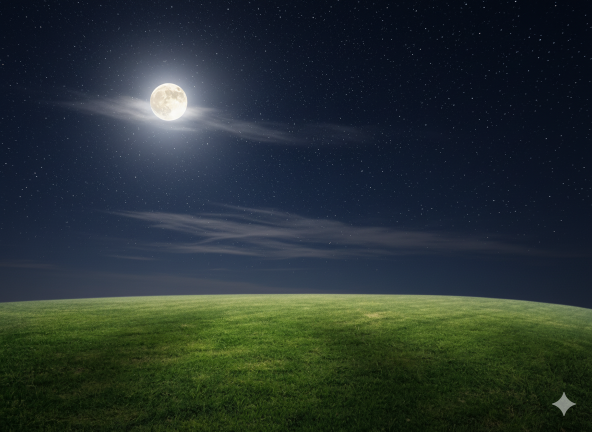
#> input picture wiese_night/Generated Image October 21, 2025 - 2_33PM.png, 1184 x 864 px (shown at 1/2 size); its folder holds 3 pictures in this run
$ python morning_video.py
#> lines starting #> are read from the running program, lines starting #| are printed output that depends on the picture
import os
import cv2
import random
import subprocess
import numpy as np
from tqdm import tqdm

# --- Configuration ---
SOURCE_DIR_A = "wiese_night"  # Start with tiles from this folder
SOURCE_DIR_B = "wiese_day"  # End with tiles from this folder
OUTPUT_VIDEO_PATH = "animated_mosaic.mp4"
TILE_SIZE = (50, 50)      # The size (width, height) of each tile
OUTPUT_DIMS = (900, 1600)  # The dimensions (width, height) of the final video
HORIZON_RATIO = 0.6       # Where to place the horizon (0.0=top, 1.0=bottom)

# --- Video Animation Configuration ---
VIDEO_DURATION_SECONDS = 180  # 3 minutes
FPS = 30
# Rate of tiles to replace per frame (starts low, ends high)
START_REPLACEMENT_RATE = 0.2
END_REPLACEMENT_RATE = 5


def load_source_images(directory, tile_height, tile_width):
    """Loads and validates images from a given directory."""
#> called with directory = 'wiese_night', tile_height = 50, tile_width = 50
    if not os.path.exists(directory):
        print(f"Error: Source directory '{directory}' not found.")
        return []

    source_paths = [os.path.join(directory, f) for f in os.listdir(directory) if os.path.isfile(os.path.join(directory, f))]
    if not source_paths:
        print(f"Error: No images found in '{directory}'.")
        return []

    source_images = [cv2.imread(p) for p in source_paths]
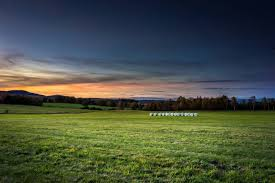
#> input picture wiese_night/download (1).jpeg, 275 x 183 px
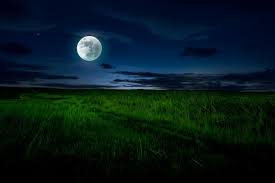
#> input picture wiese_night/download.jpeg, 275 x 183 px
#> source_images = 3 items
    valid_images = [img for img in source_images if img is not None and img.shape[0] >= tile_height and img.shape[1] >= tile_width]
#> valid_images = 3 items
    print(f"Loaded {len(valid_images)} valid source images from '{directory}'.")
#| Loaded 3 valid source images from 'wiese_night'.
    return valid_images


def get_random_tile(source_images, is_sky_tile):
    """Gets a random tile crop from the appropriate region of a random source image."""
    tile_width, tile_height = TILE_SIZE
    if not source_images:
        # Return a black tile if the source list is empty
        return np.zeros((tile_height, tile_width, 3), dtype=np.uint8)

    source_img = random.choice(source_images)
    source_h, source_w, _ = source_img.shape
    source_horizon_y = int(source_h * HORIZON_RATIO)

    if is_sky_tile:
        sample_min_y, sample_max_y = 0, max(0, source_horizon_y - tile_height)
    else:  # Field
        sample_min_y, sample_max_y = min(
            source_horizon_y, source_h - tile_height), source_h - tile_height

    if sample_min_y >= sample_max_y:
        # Fallback in case a region is too small, try again
        return get_random_tile(source_images, is_sky_tile)

    random_x = random.randint(0, source_w - tile_width)
    random_y = random.randint(sample_min_y, sample_max_y)
    return source_img[random_y:random_y + tile_height, random_x:random_x + tile_width]


def create_animated_mosaic():
    """
    Creates a video of a mosaic where tiles are replaced at an accelerating rate,
    transitioning from one source folder to another.
    """
    tile_width, tile_height = TILE_SIZE
    output_width, output_height = OUTPUT_DIMS

    # --- Validate Inputs & Pre-load Sources ---
    source_images_A = load_source_images(SOURCE_DIR_A, tile_height, tile_width)
#> source_images_A = 3 items
    source_images_B = load_source_images(SOURCE_DIR_B, tile_height, tile_width)

    if not source_images_A or not source_images_B:
        print("Error: Could not load images from one or both source directories. Exiting.")
        return

    # --- Create Initial Mosaic & Store Tile Positions ---
    output_image = np.zeros((output_height, output_width, 3), dtype=np.uint8)
    output_horizon_y = int(output_height * HORIZON_RATIO)
    tile_positions = []

    print("Building initial mosaic frame from source A...")
    for y in range(0, output_height, tile_height):
        for x in range(0, output_width, tile_width):
            is_sky = (y + tile_height) < output_horizon_y
            # Initial frame uses only source A
            tile = get_random_tile(source_images_A, is_sky)

            end_y, end_x = y + tile_height, x + tile_width
            if end_y <= output_height and end_x <= output_width:
                output_image[y:end_y, x:end_x] = tile
                tile_positions.append({'x': x, 'y': y, 'is_sky': is_sky})

    # --- Setup Video Writer ---
    fourcc = cv2.VideoWriter_fourcc(*'mp4v')  # Codec for .mp4
    video_writer = cv2.VideoWriter(
        OUTPUT_VIDEO_PATH, fourcc, FPS, (output_width, output_height))

    # --- Generate Video Frames ---
    total_frames = VIDEO_DURATION_SECONDS * FPS
    with tqdm(total=total_frames, desc="Generating Video") as pbar:
        for frame_num in range(total_frames):
            # Calculate progress for lerping and replacement rate
            progress = frame_num / total_frames

            # Replacement rate accelerates over time
            current_rate = START_REPLACEMENT_RATE + \
                (END_REPLACEMENT_RATE - START_REPLACEMENT_RATE) * progress

            # Probabilistically determine the number of tiles to replace
            guaranteed_replacements = int(current_rate)
            fractional_chance = current_rate - guaranteed_replacements
            additional_replacement = 1 if random.random() < fractional_chance else 0
            tiles_to_replace = guaranteed_replacements + additional_replacement

            # Randomly select and replace tiles
            for _ in range(tiles_to_replace):
                if not tile_positions:
                    continue

                # Pick a random tile position to update
                pos_info = random.choice(tile_positions)
                x, y, is_sky = pos_info['x'], pos_info['y'], pos_info['is_sky']

                # --- LERP between source folders ---
                # The chance of picking from folder B increases with progress
                if random.random() < progress:
                    selected_sources = source_images_B
                else:
                    selected_sources = source_images_A

                # Get a new random tile and place it
                new_tile = get_random_tile(selected_sources, is_sky)
                output_image[y:y+tile_height, x:x+tile_width] = new_tile

            # Write the updated frame to the video
            video_writer.write(output_image)
            pbar.update(1)

    # --- Finalize ---
    video_writer.release()
    print(f"✅ Animation complete! Video saved as '{OUTPUT_VIDEO_PATH}'.")

    # Konvertiere zu H.264 mit hoher Kompatibilität
    print("Converting video to a more compatible format with ffmpeg...")
    temp_output_path = "output_final.mp4"
    subprocess.run([
        'ffmpeg', '-i', OUTPUT_VIDEO_PATH,
        '-c:v', 'libx264',           # H.264 Codec
        '-preset', 'medium',         # Geschwindigkeit/Qualität Balance
        '-crf', '23',                # Qualität (18-28, niedriger = besser)
        '-pix_fmt', 'yuv420p',       # Kompatibles Pixelformat
        '-movflags', '+faststart',   # Optimierung für Web-Streaming
        '-y',                        # Überschreibe Ausgabedatei
        temp_output_path
    ], check=True, capture_output=True, text=True) # Use capture_output to hide ffmpeg logs

    # Replace the original with the converted one
    os.replace(temp_output_path, OUTPUT_VIDEO_PATH)

    print(f"✅ Video processing complete. Final output: '{OUTPUT_VIDEO_PATH}'")


if __name__ == "__main__":
    create_animated_mosaic()
